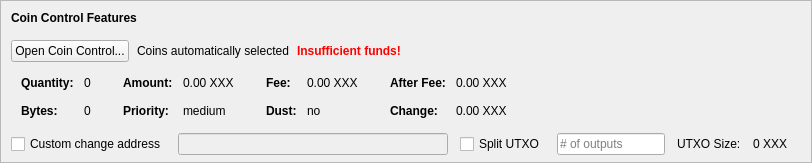
    <widget class="QFrame" name="frameCoinControl">
     <property name="sizePolicy">
      <sizepolicy hsizetype="Expanding" vsizetype="Expanding">
       <horstretch>0</horstretch>
       <verstretch>0</verstretch>
      </sizepolicy>
     </property>
     <property name="maximumSize">
      <size>
       <width>16777215</width>
       <height>16777215</height>
      </size>
     </property>
     <property name="frameShape">
      <enum>QFrame::StyledPanel</enum>
     </property>
     <property name="frameShadow">
      <enum>QFrame::Sunken</enum>
     </property>
     <layout class="QVBoxLayout" name="verticalLayoutCoinControl2">
      <property name="spacing">
       <number>0</number>
      </property>
      <property name="leftMargin">
       <number>0</number>
      </property>
      <property name="topMargin">
       <number>0</number>
      </property>
      <property name="rightMargin">
       <number>0</number>
      </property>
      <property name="bottomMargin">
       <number>6</number>
      </property>
      <item>
       <layout class="QVBoxLayout" name="verticalLayoutCoinControl" stretch="0,0,0,0,1">
        <property name="spacing">
         <number>0</number>
        </property>
        <property name="leftMargin">
         <number>10</number>
        </property>
        <property name="topMargin">
         <number>10</number>
        </property>
        <item>
         <layout class="QHBoxLayout" name="horizontalLayoutCoinControl1">
          <property name="bottomMargin">
           <number>15</number>
          </property>
          <item>
           <widget class="QLabel" name="labelCoinControlFeatures">
            <property name="sizePolicy">
             <sizepolicy hsizetype="Preferred" vsizetype="Maximum">
              <horstretch>0</horstretch>
              <verstretch>0</verstretch>
             </sizepolicy>
            </property>
            <property name="font">
             <font>
              <weight>75</weight>
              <bold>true</bold>
             </font>
            </property>
            <property name="styleSheet">
             <string notr="true">font-weight:bold;</string>
            </property>
            <property name="text">
             <string>Coin Control Features</string>
            </property>
           </widget>
          </item>
         </layout>
        </item>
        <item>
         <layout class="QHBoxLayout" name="horizontalLayoutCoinControl2" stretch="0,0,0,0">
          <property name="spacing">
           <number>8</number>
          </property>
          <property name="bottomMargin">
           <number>10</number>
          </property>
          <item>
           <widget class="QPushButton" name="pushButtonCoinControl">
            <property name="styleSheet">
             <string notr="true"/>
            </property>
            <property name="text">
             <string>Open Coin Control...</string>
            </property>
            <property name="autoDefault">
             <bool>false</bool>
            </property>
           </widget>
          </item>
          <item>
           <widget class="QLabel" name="labelCoinControlAutomaticallySelected">
            <property name="text">
             <string>Coins automatically selected</string>
            </property>
            <property name="margin">
             <number>5</number>
            </property>
           </widget>
          </item>
          <item>
           <widget class="QLabel" name="labelCoinControlInsuffFunds">
            <property name="font">
             <font>
              <weight>75</weight>
              <bold>true</bold>
             </font>
            </property>
            <property name="styleSheet">
             <string notr="true">color:red;font-weight:bold;</string>
            </property>
            <property name="text">
             <string>Insufficient funds!</string>
            </property>
            <property name="margin">
             <number>5</number>
            </property>
           </widget>
          </item>
          <item>
           <spacer name="horizontalSpacerCoinControl">
            <property name="orientation">
             <enum>Qt::Horizontal</enum>
            </property>
            <property name="sizeHint" stdset="0">
             <size>
              <width>40</width>
              <height>1</height>
             </size>
            </property>
           </spacer>
          </item>
         </layout>
        </item>
        <item>
         <widget class="QWidget" name="widgetCoinControl" native="true">
          <property name="sizePolicy">
           <sizepolicy hsizetype="Preferred" vsizetype="Preferred">
            <horstretch>0</horstretch>
            <verstretch>0</verstretch>
           </sizepolicy>
          </property>
          <property name="minimumSize">
           <size>
            <width>0</width>
            <height>0</height>
           </size>
          </property>
          <property name="styleSheet">
           <string notr="true"/>
          </property>
          <layout class="QHBoxLayout" name="horizontalLayoutCoinControl5">
           <property name="leftMargin">
            <number>0</number>
           </property>
           <property name="topMargin">
            <number>0</number>
           </property>
           <property name="rightMargin">
            <number>0</number>
           </property>
           <property name="bottomMargin">
            <number>0</number>
           </property>
           <item>
            <layout class="QHBoxLayout" name="horizontalLayoutCoinControl3" stretch="0,0,0,1">
             <property name="spacing">
              <number>20</number>
             </property>
             <property name="topMargin">
              <number>0</number>
             </property>
             <property name="bottomMargin">
              <number>10</number>
             </property>
             <item>
              <layout class="QFormLayout" name="formLayoutCoinControl1">
               <property name="horizontalSpacing">
                <number>10</number>
               </property>
               <property name="verticalSpacing">
                <number>14</number>
               </property>
               <property name="leftMargin">
                <number>10</number>
               </property>
               <property name="topMargin">
                <number>4</number>
               </property>
               <property name="rightMargin">
                <number>6</number>
               </property>
               <item row="0" column="0">
                <widget class="QLabel" name="labelCoinControlQuantityText">
                 <property name="font">
                  <font>
                   <weight>75</weight>
                   <bold>true</bold>
                  </font>
                 </property>
                 <property name="text">
                  <string>Quantity:</string>
                 </property>
                 <property name="margin">
                  <number>0</number>
                 </property>
                </widget>
               </item>
               <item row="0" column="1">
                <widget class="QLabel" name="labelCoinControlQuantity">
                 <property name="cursor">
                  <cursorShape>IBeamCursor</cursorShape>
                 </property>
                 <property name="contextMenuPolicy">
                  <enum>Qt::ActionsContextMenu</enum>
                 </property>
                 <property name="text">
                  <string notr="true">0</string>
                 </property>
                 <property name="margin">
                  <number>0</number>
                 </property>
                 <property name="textInteractionFlags">
                  <set>Qt::LinksAccessibleByMouse|Qt::TextSelectableByKeyboard|Qt::TextSelectableByMouse</set>
                 </property>
                </widget>
               </item>
               <item row="1" column="0">
                <widget class="QLabel" name="labelCoinControlBytesText">
                 <property name="font">
                  <font>
                   <weight>75</weight>
                   <bold>true</bold>
                  </font>
                 </property>
                 <property name="text">
                  <string>Bytes:</string>
                 </property>
                </widget>
               </item>
               <item row="1" column="1">
                <widget class="QLabel" name="labelCoinControlBytes">
                 <property name="cursor">
                  <cursorShape>IBeamCursor</cursorShape>
                 </property>
                 <property name="contextMenuPolicy">
                  <enum>Qt::ActionsContextMenu</enum>
                 </property>
                 <property name="text">
                  <string notr="true">0</string>
                 </property>
                 <property name="textInteractionFlags">
                  <set>Qt::LinksAccessibleByMouse|Qt::TextSelectableByKeyboard|Qt::TextSelectableByMouse</set>
                 </property>
                </widget>
               </item>
              </layout>
             </item>
             <item>
              <layout class="QFormLayout" name="formLayoutCoinControl2">
               <property name="horizontalSpacing">
                <number>10</number>
               </property>
               <property name="verticalSpacing">
                <number>14</number>
               </property>
               <property name="leftMargin">
                <number>6</number>
               </property>
               <property name="topMargin">
                <number>4</number>
               </property>
               <property name="rightMargin">
                <number>6</number>
               </property>
               <item row="0" column="0">
                <widget class="QLabel" name="labelCoinControlAmountText">
                 <property name="font">
                  <font>
                   <weight>75</weight>
                   <bold>true</bold>
                  </font>
                 </property>
                 <property name="text">
                  <string>Amount:</string>
                 </property>
                 <property name="margin">
                  <number>0</number>
                 </property>
                </widget>
               </item>
               <item row="0" column="1">
                <widget class="QLabel" name="labelCoinControlAmount">
                 <property name="cursor">
                  <cursorShape>IBeamCursor</cursorShape>
                 </property>
                 <property name="contextMenuPolicy">
                  <enum>Qt::ActionsContextMenu</enum>
                 </property>
                 <property name="text">
                  <string notr="true">0.00 XXX</string>
                 </property>
                 <property name="textInteractionFlags">
                  <set>Qt::LinksAccessibleByMouse|Qt::TextSelectableByKeyboard|Qt::TextSelectableByMouse</set>
                 </property>
                </widget>
               </item>
               <item row="1" column="0">
                <widget class="QLabel" name="labelCoinControlPriorityText">
                 <property name="font">
                  <font>
                   <weight>75</weight>
                   <bold>true</bold>
                  </font>
                 </property>
                 <property name="text">
                  <string>Priority:</string>
                 </property>
                </widget>
               </item>
               <item row="1" column="1">
                <widget class="QLabel" name="labelCoinControlPriority">
                 <property name="cursor">
                  <cursorShape>IBeamCursor</cursorShape>
                 </property>
                 <property name="contextMenuPolicy">
                  <enum>Qt::ActionsContextMenu</enum>
                 </property>
                 <property name="text">
                  <string>medium</string>
                 </property>
                 <property name="textInteractionFlags">
                  <set>Qt::LinksAccessibleByMouse|Qt::TextSelectableByKeyboard|Qt::TextSelectableByMouse</set>
                 </property>
                </widget>
               </item>
              </layout>
             </item>
             <item>
              <layout class="QFormLayout" name="formLayoutCoinControl3">
               <property name="horizontalSpacing">
                <number>10</number>
               </property>
               <property name="verticalSpacing">
                <number>14</number>
               </property>
               <property name="leftMargin">
                <number>6</number>
               </property>
               <property name="topMargin">
                <number>4</number>
               </property>
               <property name="rightMargin">
                <number>6</number>
               </property>
               <item row="0" column="0">
                <widget class="QLabel" name="labelCoinControlFeeText">
                 <property name="font">
                  <font>
                   <weight>75</weight>
                   <bold>true</bold>
                  </font>
                 </property>
                 <property name="text">
                  <string>Fee:</string>
                 </property>
                 <property name="margin">
                  <number>0</number>
                 </property>
                </widget>
               </item>
               <item row="0" column="1">
                <widget class="QLabel" name="labelCoinControlFee">
                 <property name="cursor">
                  <cursorShape>IBeamCursor</cursorShape>
                 </property>
                 <property name="contextMenuPolicy">
                  <enum>Qt::ActionsContextMenu</enum>
                 </property>
                 <property name="text">
                  <string notr="true">0.00 XXX</string>
                 </property>
                 <property name="textInteractionFlags">
                  <set>Qt::LinksAccessibleByMouse|Qt::TextSelectableByKeyboard|Qt::TextSelectableByMouse</set>
                 </property>
                </widget>
               </item>
               <item row="1" column="0">
                <widget class="QLabel" name="labelCoinControlLowOutputText">
                 <property name="font">
                  <font>
                   <weight>75</weight>
                   <bold>true</bold>
                  </font>
                 </property>
                 <property name="text">
                  <string>Dust:</string>
                 </property>
                </widget>
               </item>
               <item row="1" column="1">
                <widget class="QLabel" name="labelCoinControlLowOutput">
                 <property name="cursor">
                  <cursorShape>IBeamCursor</cursorShape>
                 </property>
                 <property name="contextMenuPolicy">
                  <enum>Qt::ActionsContextMenu</enum>
                 </property>
                 <property name="text">
                  <string>no</string>
                 </property>
                 <property name="textInteractionFlags">
                  <set>Qt::LinksAccessibleByMouse|Qt::TextSelectableByKeyboard|Qt::TextSelectableByMouse</set>
                 </property>
                </widget>
               </item>
              </layout>
             </item>
             <item>
              <layout class="QFormLayout" name="formLayoutCoinControl4">
               <property name="horizontalSpacing">
                <number>10</number>
               </property>
               <property name="verticalSpacing">
                <number>14</number>
               </property>
               <property name="leftMargin">
                <number>6</number>
               </property>
               <property name="topMargin">
                <number>4</number>
               </property>
               <property name="rightMargin">
                <number>6</number>
               </property>
               <item row="0" column="0">
                <widget class="QLabel" name="labelCoinControlAfterFeeText">
                 <property name="font">
                  <font>
                   <weight>75</weight>
                   <bold>true</bold>
                  </font>
                 </property>
                 <property name="text">
                  <string>After Fee:</string>
                 </property>
                 <property name="margin">
                  <number>0</number>
                 </property>
                </widget>
               </item>
               <item row="0" column="1">
                <widget class="QLabel" name="labelCoinControlAfterFee">
                 <property name="cursor">
                  <cursorShape>IBeamCursor</cursorShape>
                 </property>
                 <property name="contextMenuPolicy">
                  <enum>Qt::ActionsContextMenu</enum>
                 </property>
                 <property name="text">
                  <string notr="true">0.00 XXX</string>
                 </property>
                 <property name="textInteractionFlags">
                  <set>Qt::LinksAccessibleByMouse|Qt::TextSelectableByKeyboard|Qt::TextSelectableByMouse</set>
                 </property>
                </widget>
               </item>
               <item row="1" column="0">
                <widget class="QLabel" name="labelCoinControlChangeText">
                 <property name="font">
                  <font>
                   <weight>75</weight>
                   <bold>true</bold>
                  </font>
                 </property>
                 <property name="text">
                  <string>Change:</string>
                 </property>
                </widget>
               </item>
               <item row="1" column="1">
                <widget class="QLabel" name="labelCoinControlChange">
                 <property name="cursor">
                  <cursorShape>IBeamCursor</cursorShape>
                 </property>
                 <property name="contextMenuPolicy">
                  <enum>Qt::ActionsContextMenu</enum>
                 </property>
                 <property name="text">
                  <string notr="true">0.00 XXX</string>
                 </property>
                 <property name="textInteractionFlags">
                  <set>Qt::LinksAccessibleByMouse|Qt::TextSelectableByKeyboard|Qt::TextSelectableByMouse</set>
                 </property>
                </widget>
               </item>
              </layout>
             </item>
            </layout>
           </item>
          </layout>
         </widget>
        </item>
        <item>
         <layout class="QHBoxLayout" name="horizontalLayoutCoinControl4" stretch="0,0,0,0,0,0,0">
          <property name="spacing">
           <number>12</number>
          </property>
          <property name="sizeConstraint">
           <enum>QLayout::SetDefaultConstraint</enum>
          </property>
          <property name="topMargin">
           <number>5</number>
          </property>
          <property name="rightMargin">
           <number>5</number>
          </property>
          <item>
           <widget class="QCheckBox" name="checkBoxCoinControlChange">
            <property name="toolTip">
             <string>If this is activated, but the change address is empty or invalid, change will be sent to a newly generated address.</string>
            </property>
            <property name="text">
             <string>Custom change address</string>
            </property>
           </widget>
          </item>
          <item>
           <widget class="QValidatedLineEdit" name="lineEditCoinControlChange">
            <property name="enabled">
             <bool>false</bool>
            </property>
            <property name="sizePolicy">
             <sizepolicy hsizetype="Expanding" vsizetype="Fixed">
              <horstretch>0</horstretch>
              <verstretch>0</verstretch>
             </sizepolicy>
            </property>
           </widget>
          </item>
          <item>
           <widget class="QCheckBox" name="splitBlockCheckBox">
            <property name="text">
             <string>Split UTXO</string>
            </property>
           </widget>
          </item>
          <item>
           <widget class="QLineEdit" name="splitBlockLineEdit">
            <property name="sizePolicy">
             <sizepolicy hsizetype="Fixed" vsizetype="Fixed">
              <horstretch>50</horstretch>
              <verstretch>0</verstretch>
             </sizepolicy>
            </property>
            <property name="placeholderText">
             <string># of outputs</string>
            </property>
           </widget>
          </item>
          <item>
           <widget class="QLabel" name="labelBlockSizeText">
            <property name="text">
             <string>UTXO Size:</string>
            </property>
           </widget>
          </item>
          <item>
           <widget class="QLabel" name="labelBlockSize">
            <property name="text">
             <string>0 XXX</string>
            </property>
           </widget>
          </item>
          <item>
           <widget class="QLabel" name="labelCoinControlChangeLabel">
            <property name="sizePolicy">
             <sizepolicy hsizetype="Preferred" vsizetype="Expanding">
              <horstretch>0</horstretch>
              <verstretch>0</verstretch>
             </sizepolicy>
            </property>
            <property name="minimumSize">
             <size>
              <width>0</width>
              <height>0</height>
             </size>
            </property>
            <property name="text">
             <string/>
            </property>
            <property name="margin">
             <number>3</number>
            </property>
           </widget>
          </item>
         </layout>
        </item>
        <item>
         <spacer name="verticalSpacerCoinControl">
          <property name="orientation">
           <enum>Qt::Vertical</enum>
          </property>
          <property name="sizeHint" stdset="0">
           <size>
            <width>800</width>
            <height>1</height>
           </size>
          </property>
         </spacer>
        </item>
       </layout>
      </item>
     </layout>
    </widget>
